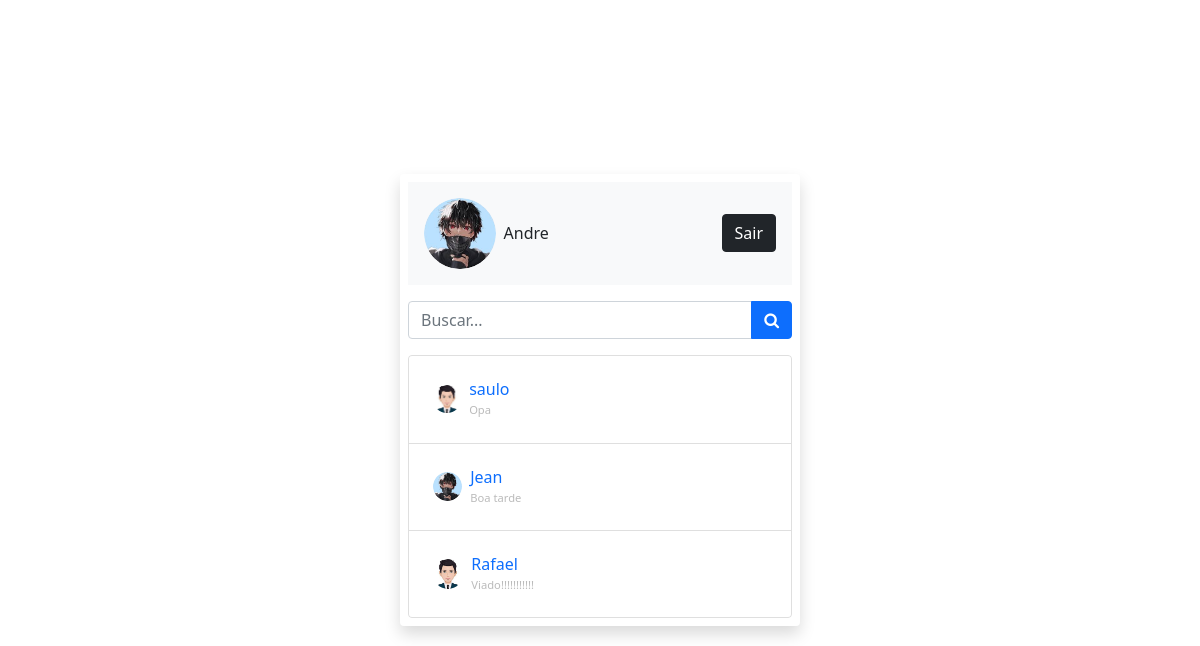
Screenshot of /home.php (signed in) with the database file from the repository.
### tables this page shows
CREATE TABLE `users` (
  `user_id` int(11) NOT NULL,
  `name` varchar(255) NOT NULL,
  `username` varchar(255) NOT NULL,
  `password` varchar(1000) NOT NULL,
  `p_p` varchar(255) DEFAULT 'user-default.png',
  `last_seen` datetime NOT NULL DEFAULT current_timestamp()
);

CREATE TABLE `chats` (
  `chat_id` int(11) NOT NULL,
  `from_id` int(11) NOT NULL,
  `to_id` int(11) NOT NULL,
  `message` text NOT NULL,
  `opened` tinyint(1) NOT NULL DEFAULT 0,
  `created_at` datetime NOT NULL DEFAULT current_timestamp()
);

### app/helpers/user.php (called while the page is built)
<?php
function getUser($username, $conn){
   $sql = "SELECT * FROM users
           WHERE username=?";
   $stmt = $conn->prepare($sql);
   $stmt->execute([$username]);
   if ($stmt->rowCount() === 1) {
   	 $user = $stmt->fetch();
   	 return $user;
   }else {
   	$user = [];
   	return $user;
   }
}

### app/helpers/conversations.php (called while the page is built)
<?php
function getConversation($user_id, $conn){
    $sql = "SELECT * FROM conversations
            WHERE user_1=? OR user_2=?
            ORDER BY conversation_id DESC";
    $stmt = $conn->prepare($sql);
    $stmt->execute([$user_id, $user_id]);
    if($stmt->rowCount() > 0){
        $conversations = $stmt->fetchAll();
        $user_data = [];
        foreach($conversations as $conversation){
            if ($conversation['user_1'] == $user_id) {
            	$sql2  = "SELECT *
            	          FROM users WHERE user_id=?";
            	$stmt2 = $conn->prepare($sql2);
            	$stmt2->execute([$conversation['user_2']]);
            } else {
            	$sql2  = "SELECT *
            	          FROM users WHERE user_id=?";
            	$stmt2 = $conn->prepare($sql2);
            	$stmt2->execute([$conversation['user_1']]);
            }
            $allConversations = $stmt2->fetchAll();
            array_push($user_data, $allConversations[0]);
        }
        return $user_data;
    } else {
    	$conversations = [];
    	return $conversations;
    }
}

### app/helpers/last_chat.php (called while the page is built)
<?php
function lastChat($id_1, $id_2, $conn){
   $sql = "SELECT * FROM chats
           WHERE (from_id=? AND to_id=?)
           OR    (to_id=? AND from_id=?)
           ORDER BY chat_id DESC LIMIT 1";
    $stmt = $conn->prepare($sql);
    $stmt->execute([$id_1, $id_2, $id_1, $id_2]);
    if ($stmt->rowCount() > 0) {
    	$chat = $stmt->fetch();
    	return $chat['message'];
    }else {
    	$chat = '';
    	return $chat;
    }
}

### home.php (the view, shortened to what this page needs)
<?php
  if (isset($_SESSION['username'])) {
  	include 'app/db.conn.php';
  	include 'app/helpers/user.php';
  	include 'app/helpers/conversations.php';
    include 'app/helpers/last_chat.php';
  	$user = getUser($_SESSION['username'], $conn);
  	$conversations = getConversation($user['user_id'], $conn);
?>
<!DOCTYPE html>
<html lang="pt-br">
<head>
	<link href="https://cdn.jsdelivr.net/npm/bootstrap@5.0.1/dist/css/bootstrap.min.css" rel="stylesheet">
	<link rel="stylesheet" href="css/style.css">
	<link rel="stylesheet" href="https://cdnjs.cloudflare.com/ajax/libs/font-awesome/4.7.0/css/font-awesome.min.css">
</head>
<body class="d-flex
             justify-content-center
             align-items-center
             vh-100">
    <div class="p-2 w-400
                rounded shadow">
    	<div>
    		<div class="d-flex
    		            mb-3 p-3 bg-light
			            justify-content-between
			            align-items-center">
    			<div class="d-flex
    			            align-items-center">
    			    <img src="uploads/<?=$user['p_p']?>"
    			         class="w-25 rounded-circle">
                    <h3 class="fs-xs m-2"><?=$user['name']?></h3>
    			</div>
    			<a href="logout.php"
    			   class="btn btn-dark">Sair</a>
    		</div>
    		<div class="input-group mb-3">
    			<input type="text"
    			       placeholder="Buscar..."
    			       id="searchText"
    			       class="form-control">
    			<button class="btn btn-primary"
    			        id="serachBtn">
    			        <i class="fa fa-search"></i>
    			</button>
    		</div>
    		<ul id="chatList"
    		    class="list-group mvh-50 overflow-auto">
    			<?php if (!empty($conversations)) { ?>
    			    <?php
    			    foreach ($conversations as $conversation){ ?>
	    			<li class="list-group-item">
	    				<a href="chat.php?user=<?=$conversation['username']?>"
	    				   class="d-flex
	    				          justify-content-between
	    				          align-items-center p-2">
	    					<div class="d-flex
	    					            align-items-center">
	    					    <img src="uploads/<?=$conversation['p_p']?>"
	    					         class="w-10 rounded-circle">
	    					    <h3 class="fs-xs m-2">
	    					    	<?=$conversation['name']?><br>
                      <small>
                        <?php
                          echo lastChat($_SESSION['user_id'], $conversation['user_id'], $conn);
                        ?>
                      </small>
	    					    </h3>
	    					</div>
	    				</a>
	    			</li>
    			    <?php } ?>
    			<?php } ?>
    		</ul>
    	</div>
    </div>
</body>
</html>
<?php
  }else{
  	header("Location: index.php");
   	exit;
  }
 ?>

### css/style.css (style rules this page uses)
.vh-100 { min-height: 100vh; }
.w-400 { width: 400px; }
.fs-xs { font-size: 1rem; }
.w-10 { width: 10%; }
a { text-decoration: none; }
small { color: #bbb; font-size: 0.7rem; text-align: right; }

### rows the page displays
users: p_p (picture), name "Andre"
users: p_p (picture), name "saulo", user_id.message "Opa"
users: p_p (picture), name "Jean", user_id.message "Boa tarde"
users: p_p (picture), name "Rafael", user_id.message "Viado!!!!!!!!!!!"
